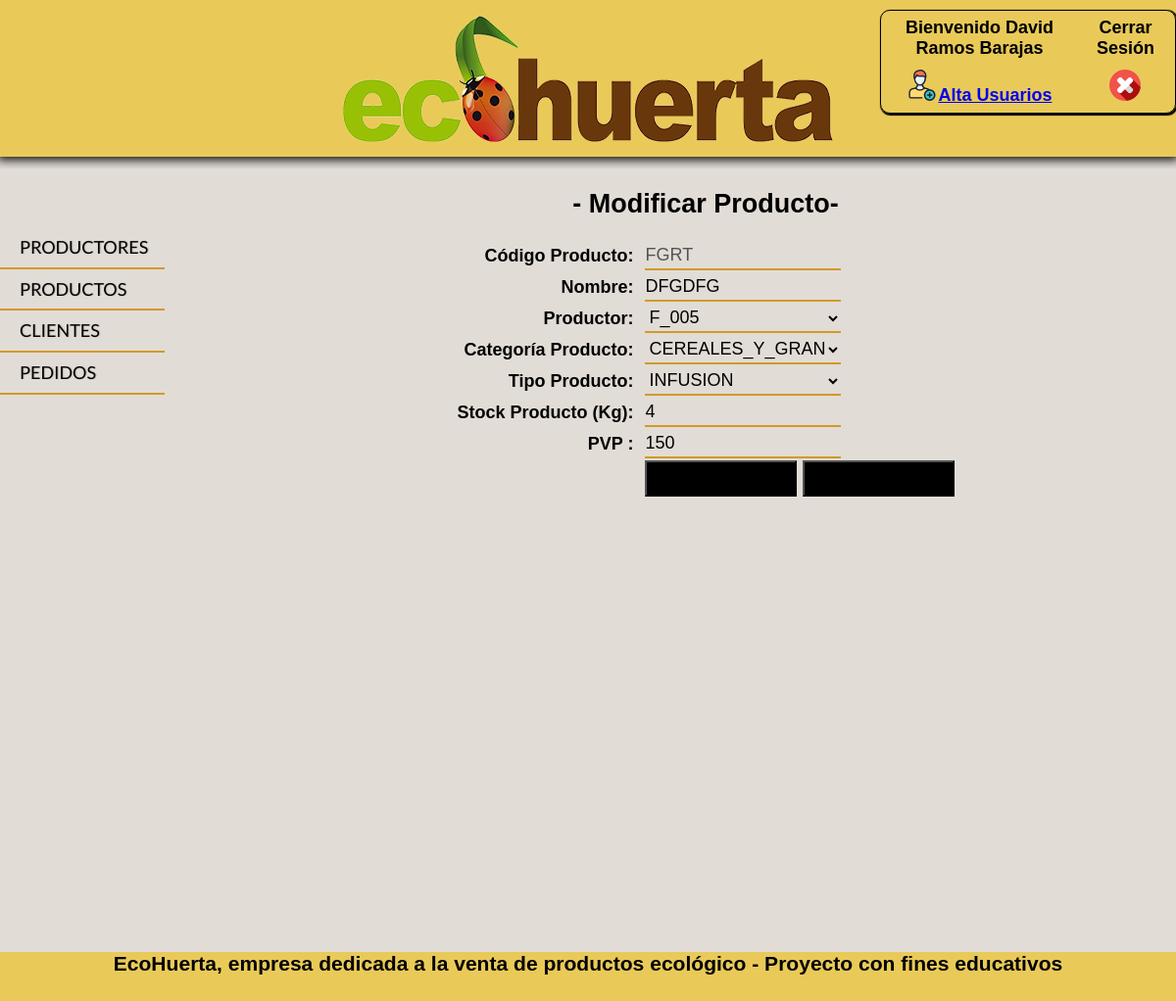
/php/modificar_producto.php?ref=FGRT (signed in), run on the app's committed database.
### tables this page shows
CREATE TABLE `productos` (
  `ID_PRODUCTO` varchar(5) NOT NULL,
  `ID_PRODUCTOR` varchar(5) NOT NULL,
  `NOM_COMERCIAL_PRODUCTO` varchar(30) NOT NULL,
  `TIPO_PRODUCTO` varchar(20) NOT NULL,
  `FAMILIA_PRODUCTO` varchar(20) NOT NULL,
  `KG_STOCK_PRODUCTO` int(4) NOT NULL,
  `PVP_KG_STOCK` float NOT NULL,
  `IMAGEN_PRODUCTO` longblob
);

### resources/funciones/modificar.php (called while the page is built)
<?php
function consultar_productores_modificar($sql){
    include("config.php");
    try {
        $conn = new PDO('mysql:host='.$host.';dbname=' . $bd, $usuario, $pass, array(PDO::MYSQL_ATTR_INIT_COMMAND => 'SET NAMES  \'UTF8\''));
        $conn->setAttribute(PDO::ATTR_ERRMODE, PDO::ERRMODE_EXCEPTION);
    } catch (PDOException $e) {
        print "  <p>Error: No puede conectarse con la base de datos.</p>\n\n";
        print "  <p>Error: " . $e->getMessage() . "</p>\n";
        exit();
    }
    $statement = $conn ->prepare($sql);
    $statement->execute();
    $fila  = $statement -> fetch(PDO::FETCH_ASSOC);
    return $fila;
};

### php/modificar_producto.php (the view, shortened to what this page needs)
<!doctype html>
<html lang="es">
<head>
    <link rel="stylesheet" href="../css/layout.css">
    <link rel="stylesheet" href="../css/consulta_productor.css">
    <link rel="stylesheet" href="../css/normalize.css">
</head>
<body>
<div id="contenedor">
    <?php include_once("../resources/estructura/datoslogin.php");
    include_once("../resources/funciones/conectaBBDD.php")?>
    <header>
        <?php include_once("../resources/estructura/header.php")?>
    </header>
    <section>
        <?php include_once("../resources/estructura/menu_lateral.php")?>
    </section>
    <article>
        <?php include_once("../resources/funciones/funciones_productores.php");
        include_once("../resources/funciones/provincias.php");
        include_once("../resources/funciones/modificar.php");
        $select_producto = '"'.$_GET['ref'].'"';
        $sql = "SELECT * FROM productos WHERE ID_PRODUCTO= $select_producto";
        $datos=consultar_productores_modificar($sql);
        ?>
        <section id="consulta_productor">
            <br>
            <h2 align="center"> - Modificar Producto- </h2>
            <br>
            <table id="tablaformu">
                <form name="alta_productores" class="formu" method="post" action="#">
                    <tr>
                        <td><label>Código Producto:</label></td>
                        <td><input type="text" name="id_producto" id="id_producto" value="<?php echo $datos['ID_PRODUCTO'] ?>" disabled>
                        </td>
                    </tr>
                    <tr>
                        <td><label>Nombre:</label></td>
                        <td><input type="text" name="nom_producto" id="nom_producto" value="<?php echo $datos['NOM_COMERCIAL_PRODUCTO'] ?>">
                        </td>
                    </tr>
                    <tr>
                        <td><label>Productor:</label></td>
                        <td><select id="select_productores" name="select_productores" onclick="check3()">
                                <option value="<?php echo $datos['ID_PRODUCTOR'] ?>"><?php echo $datos['ID_PRODUCTOR'] ?></option>
                            </select></td>
                    </tr>
                    <tr>
                        <td><label>Categoría Producto:</label></td>
                        <td><select id="select_producto_familia" name="select_producto_familia" onclick="check4()">
                                <option value="<?php echo $datos['FAMILIA_PRODUCTO'] ?>"><?php echo $datos['FAMILIA_PRODUCTO'] ?></option>
                            </select></td>
                    </tr>
                    <tr>
                        <td><label>Tipo Producto:</label></td>
                        <td><select id="select_producto_tipo" name="select_producto_tipo" onclick="check5()">
                                <option value="<?php echo $datos['TIPO_PRODUCTO'] ?>"><?php echo $datos['TIPO_PRODUCTO'] ?></option>
                            </select></td>
                    </tr>
                    <tr>
                        <td><label>Stock Producto (Kg):</label></td>
                        <td><input type="number" name="stock" id="stock" value="<?php echo $datos['KG_STOCK_PRODUCTO'] ?>">
                        </td>
                    </tr>
                    <tr>
                        <td><label>PVP </label>:</label></td>
                        <td><input type="float" name="pvp" id="pvp" value="<?php echo $datos['PVP_KG_STOCK'] ?>">
                        </td>
                    </tr>
                    <tr>
                        <td></td>
                    <td><button name="modificar_producto" >Modificar</button>
                        <button id="cancelar" name="cancelar">Cancelar</button></td>
                    </tr>
                </form>
            </table>
            <br>
        </section>
    </article>
    <footer>
        <?php include_once("../resources/estructura/footer.php")?>
    </footer>
</div>
</body>
</html>

### css/layout.css (style rules this page uses)
* { margin:0; padding: 0; }
html { font-size: 16px; font-family: 'Lato', sans-serif; }
body { background-color: #E2DCD6; }
header { width: 100%; height: 160px; background-color: #E9CA59; box-shadow: 0px 0px 10px 3px black; margin-bottom: 1%; }
section { width: 20%; margin:auto; background-color: #E2DCD6; float: left; }
article { height:800px; width: 80%; float: right; }
footer { clear: both; width: 100%; height: 50px; background-color: #E9CA59; }
@media (max-width: 1366px) { #contenedor { height: 1000px; width:100%; } }

### css/consulta_productor.css (style rules this page uses)
* { margin:0; padding: 0; box-sizing: border-box; }
html { font-family: Lato; font-size: 18px; }
#consulta_productor { width: 100%; height: 800px; }
table#tablaformu { width: 40%; border: none; margin: auto; }
#tablaformu td:first-child { text-align: right; font-weight: bold; white-space: nowrap; }
#tablaformu td:last-child { text-align: left; font-weight: bold; padding-left: 10px; white-space: nowrap; }
#tablaformu tr:last-child td { text-align: center; font-weight: bold; white-space: nowrap; }
button { padding:6px; width: 155px; background-color:ActiveBorder; }
input[type=text],[type=number],[type=float],[type=password] { width: 200px; height: 30px; outline: none; background-color: transparent; border:none; border-bottom: 2px solid #D19A29; font-size: 1rem; }
select { font-size: 1.2rem; background-color: transparent; width: 200px; height: 30px; border:none; border-bottom: 2px solid #D19A29; }

### data on the page
productos: id_producto "FGRT", nom_producto "DFGDFG", select_productores "F_005", select_producto_familia "CEREALES_Y_GRANOS", select_producto_tipo "INFUSION", stock "4", pvp "150"

### other printed values
$usuario "Bienvenido David Ramos Barajas"
